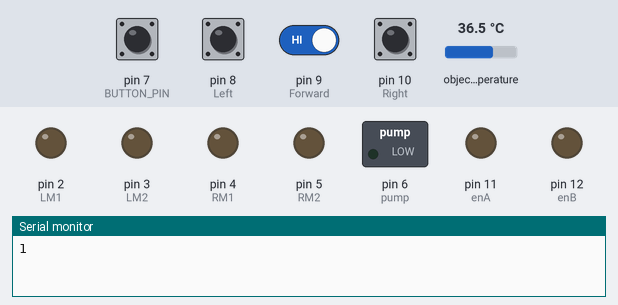
This sketch was run on a simulated Arduino Uno, built with avr-gcc and run on an emulated ATmega328P. On the bench: switched loads named in the sketch (green lamp = pin HIGH), output pins drawn as LEDs (lit = HIGH), the last lines printed to the serial monitor. The test bench sets the inputs (shaded band); at power-on: pin 7 (BUTTON_PIN), pin 8 (Left), pin 9 (Forward), pin 10 (Right) HIGH, object temperature 36.5 °C.

Above: at 1.2 s.
1.3 s: pin 7 (BUTTON_PIN) pulled LOW for 0.15 s
At 2.0 s:
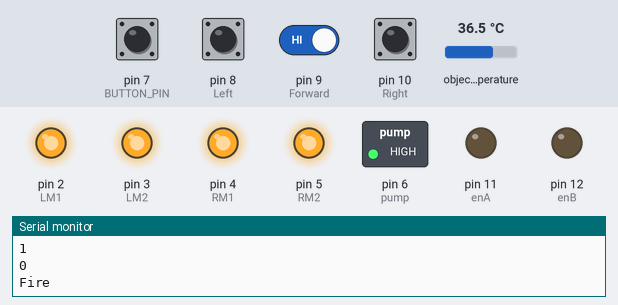
4.3 s: object temperature set to 28.2 °C
7.3 s: object temperature set to 27.5 °C
At 8.6 s:
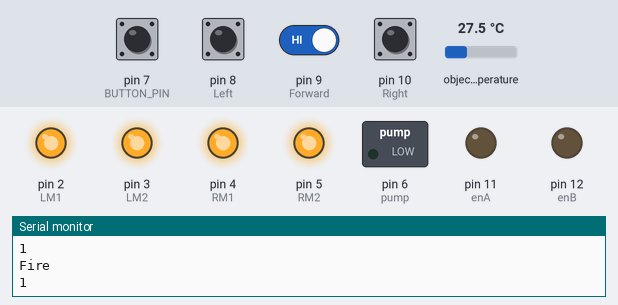
9.1 s: pin 8 (Left) pulled LOW for 0.15 s
At 10.1 s:
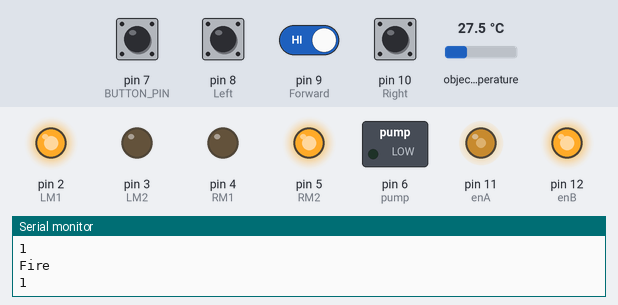
10.7 s: pin 9 (Forward) driven LOW
At 11.4 s:
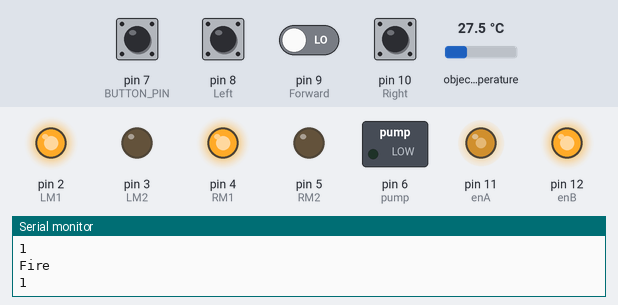
12.2 s: pin 10 (Right) pulled LOW for 0.15 s
At 12.7 s:
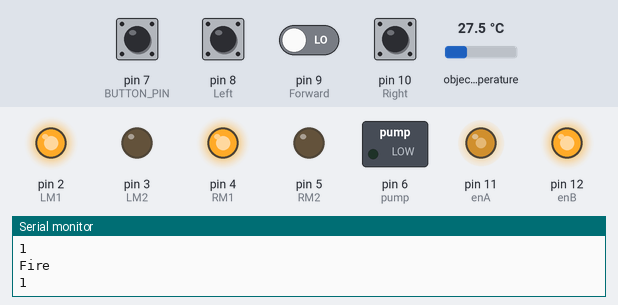
Timing chart, 0 to 14.9 s (numbered marks = the images above; inputs shaded):
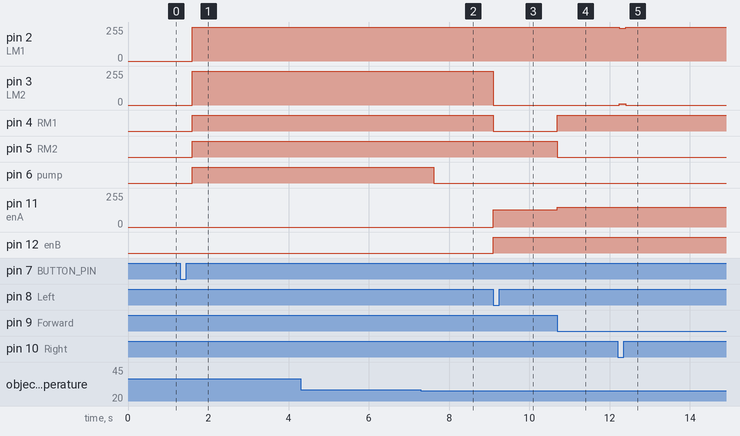

Measured:
- the behaviour switches between 27.8 and 27.7 °C on object temperature (found by bisection; images 1 and 2)
- after the input at 1.3 s, pin 2 (LM1), pin 3 (LM2): 0/255 → 255/255 after 0.30 s; pin 4 (RM1), pin 5 (RM2), pin 6 (pump): LOW → HIGH after 0.30 s
- after the input at 7.3 s, pin 6 (pump): HIGH → LOW after 0.32 s
- after the input at 9.1 s, pin 3 (LM2): 255/255 → 0/255 at once; pin 4 (RM1): HIGH → LOW at once; pin 11 (enA): 0/255 → 130/255 at once; pin 12 (enB): LOW → HIGH at once
- after the input at 10.7 s, pin 4 (RM1): LOW → HIGH at once; pin 5 (RM2): HIGH → LOW at once; pin 11 (enA): 130/255 → 150/255 at once
- after the input at 12.2 s, pin 2 (LM1): 255/255 → 245/255 at once, → 255/255 0.16 s later; pin 3 (LM2): 0/255 → 10/255 at once, → 0/255 0.16 s later

The sketch:

Firebot.ino
```cpp
#include <Wire.h>
#include <Adafruit_MLX90614.h>
#include <SoftwareSerial.h>
#define Left 8
#define Forward 9
#define Right 10
#define BUTTON_PIN 7
#define COMMAND_INTERVAL 200 // Time interval in milliseconds to check for command combinations

unsigned long lastCommandTime = 0;
char lastCommand = '\0';

Adafruit_MLX90614 mlx = Adafruit_MLX90614();
int LM1 = 2;
int LM2 = 3;
int RM1 = 4;
int RM2 = 5;
int enA = 11;
int enB = 12;
int pump = 6;
int buttonState = 0;
int lastButtonState = LOW;
int toggleState = 0;
bool fire = false;
bool event = false;
int lock = 0;
int fwd = 0;
int left = 0;
int right = 0;
int sensor_triggered = 0;
float Objtemp;
int sensorL = digitalRead(Left);
int sensorR = digitalRead(Right);
int sensorF = digitalRead(Forward);

void setup() {
  pinMode(LM1, OUTPUT);
  pinMode(LM2, OUTPUT);
  pinMode(RM1, OUTPUT);
  pinMode(RM2, OUTPUT);
  pinMode(enA, OUTPUT);
  pinMode(enB, OUTPUT);
  pinMode(pump, OUTPUT);
  pinMode(Left, INPUT);
  pinMode(Forward, INPUT);
  pinMode(Right, INPUT);
  pinMode(BUTTON_PIN, INPUT_PULLUP);
  digitalWrite(pump, LOW);
  mlx.begin();
  Serial.begin(9600);
}

void check_fire() {
  if((Objtemp > 82) && fire == false){
    lock = 1;
    fire = true;
    Serial.println("Fire");
    analogWrite(enA, 0);
    analogWrite(enB, 0);
    digitalWrite(LM1, HIGH);
    digitalWrite(LM2, HIGH);
    digitalWrite(RM1, HIGH);
    digitalWrite(RM2, HIGH);
    digitalWrite(pump, HIGH);
    delay(500);
    digitalWrite(pump, LOW);
  }
  else if (fire == true){
    fire = false;
    lock = 0;
    fwd = 0;
    right = 0;
    left = 0;
    //Serial.println(" NoFire");
    analogWrite(enA, 0);
    analogWrite(enB, 0);
    digitalWrite(LM1, HIGH);
    digitalWrite(LM2, HIGH);
    digitalWrite(RM1, HIGH);
    digitalWrite(RM2, HIGH);
    Serial.println(sensorF);
  }
}

void move_forward() {
  lock = 1;
  fwd = 1;
  //Serial.println("Moving Forward");
  analogWrite(enA, 150);
  analogWrite(enB, 150);
  digitalWrite(LM1, HIGH);
  digitalWrite(LM2, LOW);
  digitalWrite(RM1, HIGH);
  digitalWrite(RM2, LOW);
}

void move_backward() {
  //Serial.println("Moving Backward");
  analogWrite(enA, 55);
  analogWrite(enB, 55);
  digitalWrite(LM1, LOW);
  digitalWrite(LM2, HIGH);
  digitalWrite(RM1, LOW);
  digitalWrite(RM2, HIGH);
}

void turn_left() {
  lock = 1;
  left = 1;
  //Serial.println("Turning Left");
  analogWrite(enA, 130);
  analogWrite(enB, 130);
  digitalWrite(LM1, HIGH);
  digitalWrite(LM2, LOW);
  digitalWrite(RM1, LOW);
  digitalWrite(RM2, HIGH);
}

void turn_right() {
  lock = 1;
  right = 1;
  //Serial.println("Turning Right");
  analogWrite(enA, 130);
  analogWrite(enB, 130);
  digitalWrite(LM1, LOW);
  digitalWrite(LM2, HIGH);
  digitalWrite(RM1, HIGH);
  digitalWrite(RM2, LOW);
}

void loop() {
  Objtemp = mlx.readObjectTempF();
  //Serial.println(Objtemp);
  //delay(1000);
  //Serial.println(Ambtemp);
  sensorL = digitalRead(Left);
  sensorR = digitalRead(Right);
  sensorF = digitalRead(Forward);
  buttonState = digitalRead(BUTTON_PIN);
  if (buttonState != lastButtonState) {
    if (buttonState == HIGH) {
      toggleState = !toggleState;
      Serial.println(toggleState);
    }
    delay(150);
  }
  lastButtonState = buttonState;
  if(toggleState == 0){
  check_fire();
    if(fire == false){
      if (!lock) {
        if (sensorF == 0) {
          sensor_triggered = 1;
          move_forward();
        }
        if (sensorL == 0){
          sensor_triggered = 1;
          turn_left();
        }
        if (sensorR == 0) {
          sensor_triggered = 1;
          turn_right();
        }
      }
      else {
        if (fwd) {
          if (sensorL == 0) {
            lock = 0;
            fwd = 0;
            turn_left();
          }
          if (sensorR == 0) {
            lock = 0;
            fwd = 0;
            turn_right();
          }
        }
        if (left) {
          if ((sensorF == 0) || (sensorL == 0 && sensorR == 0 && sensorF == 0)) {
            lock = 0;
            left = 0;
            move_forward();
          }
          if (sensorR == 0) {
            lock = 0;
            left = 0;
            turn_right();
          }
        }
        if (right) {
          if ((sensorF == 0) || (sensorL == 0 && sensorR == 0 && sensorF == 0)) {
            lock = 0;
            right = 0;
            move_forward();
          }
          if (sensorL == 0) {
            lock = 0;
            right = 0;
            turn_left();
          }
        }
      }
    }
  }

  if(toggleState == 1) {
    fire = false;
    lock = 0;
    fwd = 0;
    right = 0;
    left = 0;

    if (Serial.available() > 0) {
      char data = Serial.read();
      Serial.print(data);

      unsigned long currentTime = millis();

      if (millis() - lastCommandTime > COMMAND_INTERVAL && event == true) {
        event = false;
      }

    if ((lastCommand == 'F' && data == 'B' || lastCommand == 'B' && data == 'F') && (currentTime - lastCommandTime <= COMMAND_INTERVAL)) {
          if(event == false){
            event = true;
            digitalWrite(pump, HIGH);
            analogWrite(enA, 0);
	    analogWrite(enB, 0);
            digitalWrite(LM1, HIGH);
            digitalWrite(LM2, HIGH);
            digitalWrite(RM1, HIGH);
            digitalWrite(RM2, HIGH);
            delay(500);
            digitalWrite(pump, LOW);
          }
    }
    else{
    if(event == false){
      if (data == 'S') {
        analogWrite(enA, 0);
	analogWrite(enB, 0);
        digitalWrite(LM1, HIGH);
        digitalWrite(LM2, HIGH);
        digitalWrite(RM1, HIGH);
        digitalWrite(RM2, HIGH);
      }
      else if (data == 'F') {
        Serial.println("for");
        analogWrite(enA, 180);
	analogWrite(enB, 170);
        digitalWrite(LM1, HIGH);
        digitalWrite(LM2, LOW);
        digitalWrite(RM1, HIGH);
        digitalWrite(RM2, LOW);
      }
      else if (data == 'B') {
        Serial.println("back");
        analogWrite(enA, 180);
	analogWrite(enB, 180);
        digitalWrite(LM1, LOW);
        digitalWrite(LM2, HIGH);
        digitalWrite(RM1, LOW);
        digitalWrite(RM2, HIGH);
      }
      else if (data == 'L') {
        analogWrite(enA, 130);
	analogWrite(enB, 130);
        digitalWrite(LM1, HIGH);
        digitalWrite(LM2, LOW);
        digitalWrite(RM1, LOW);
        digitalWrite(RM2, HIGH);
      }
      else if (data == 'R') {
        analogWrite(enA, 130);
	analogWrite(enB, 130);
        digitalWrite(LM1, LOW);
        digitalWrite(LM2, HIGH);
        digitalWrite(RM1, HIGH);
        digitalWrite(RM2, LOW);
      }
    }
    }
    lastCommand = data;
    lastCommandTime = currentTime;
    }
  }
}
```
